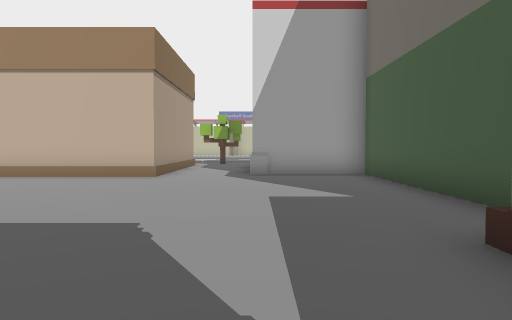
View 1 (above)

24 first-person views from a walk through a scene from a Unity 3-D project. The camera is 1.4 m above the floor, tilts 2° down and sees 70° across. The floor is counted in squares, 2 m on a side. Each view is taken from the middle of a square. On the plan, view 1 faces up. The plan holds only what a view shows up to about 11 squares ahead; the rest is blank. The place goes on beyond the plan.

View 2
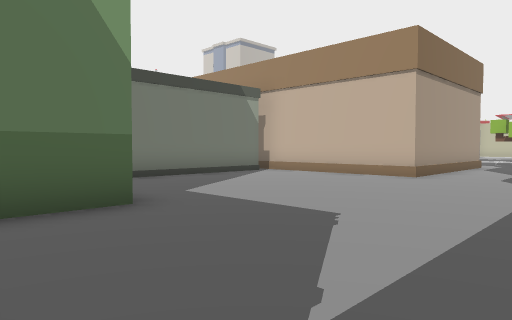

View 3
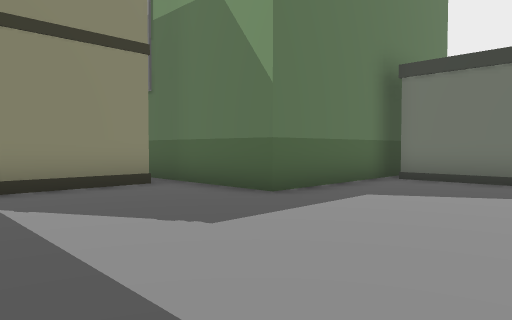

View 4
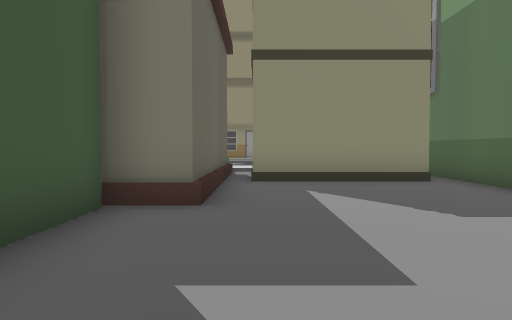

View 5
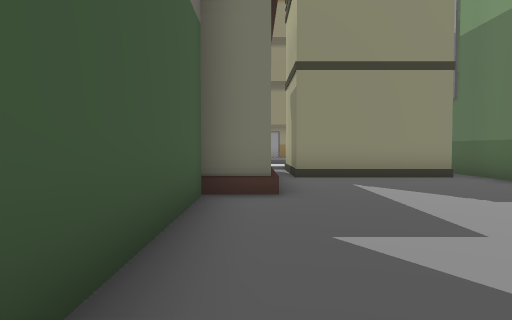

View 6
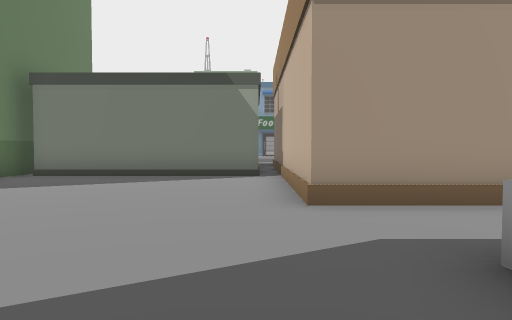

View 7
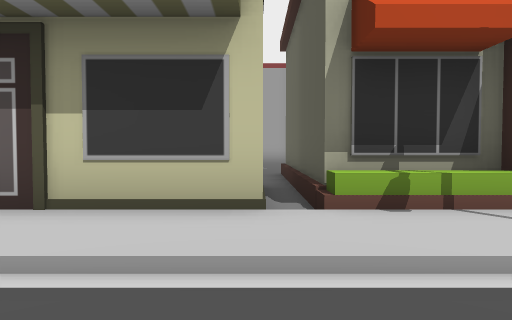

View 8
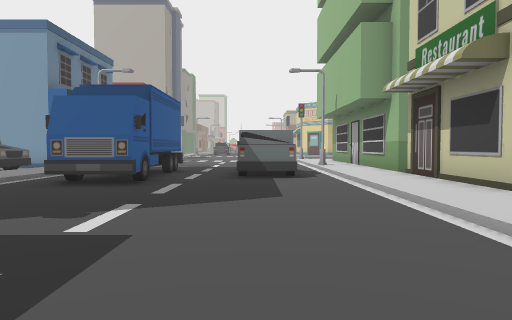

View 9
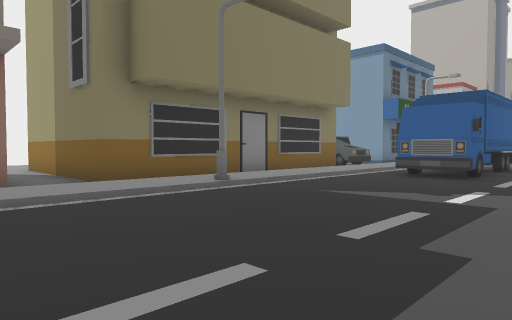

View 10
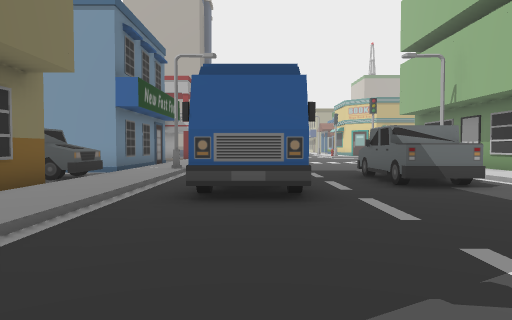

View 11
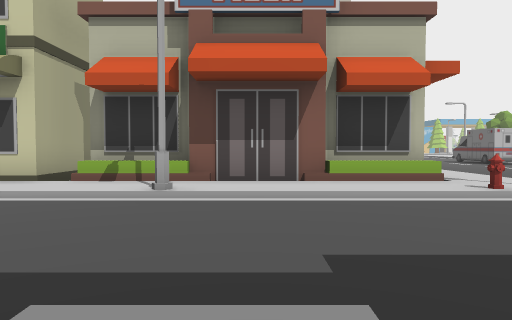

View 12
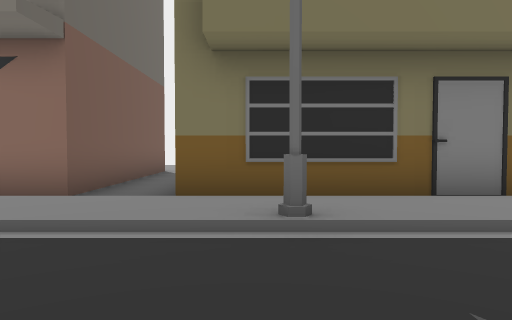

View 13
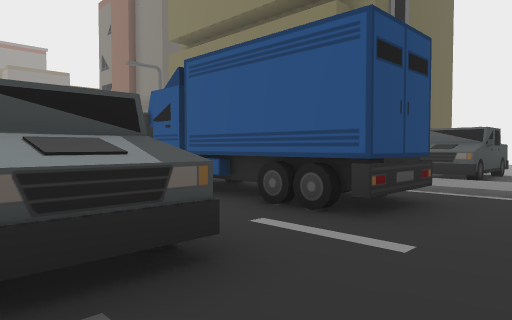

View 14
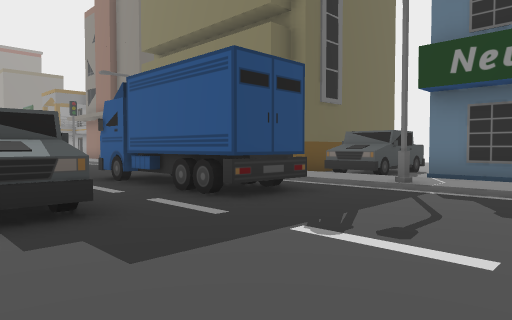

View 15
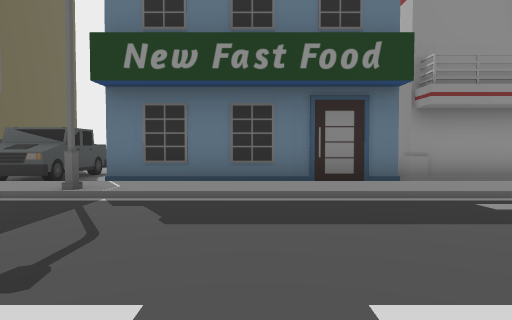

View 16
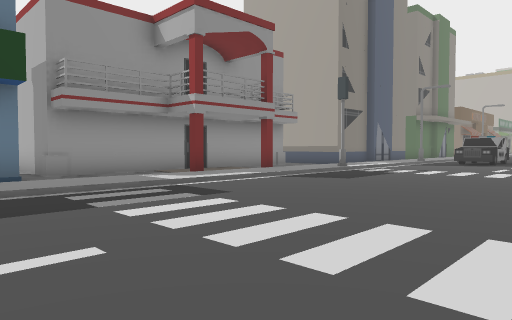

View 17
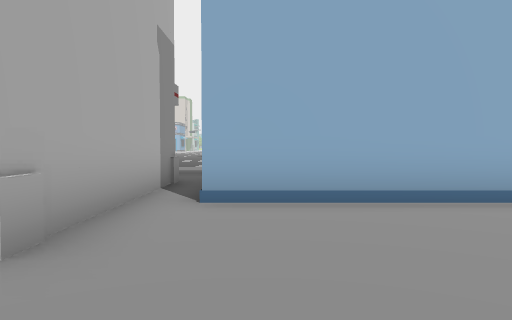

View 18
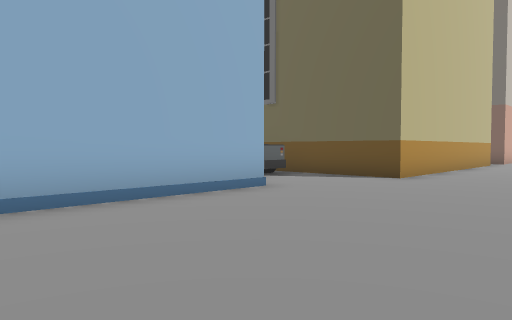

View 19
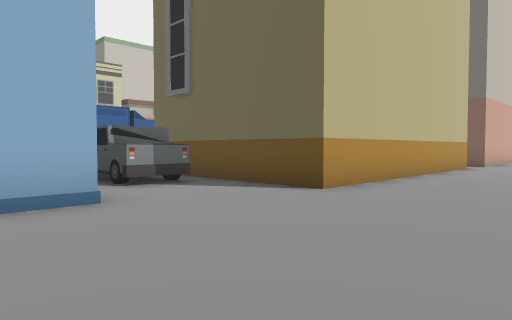

View 20
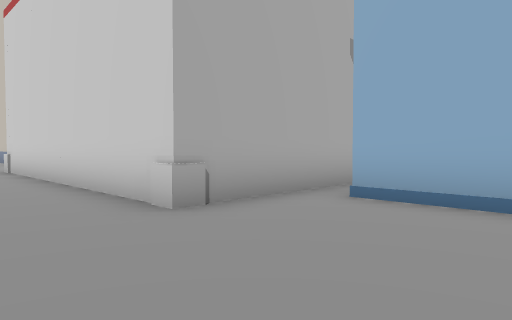

View 21
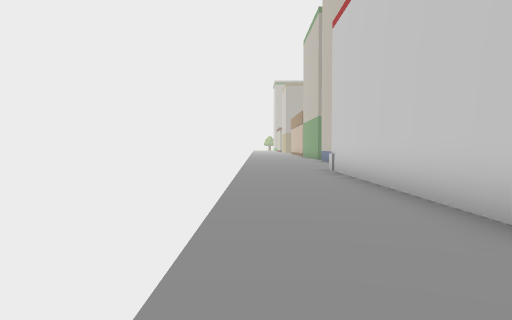

View 22
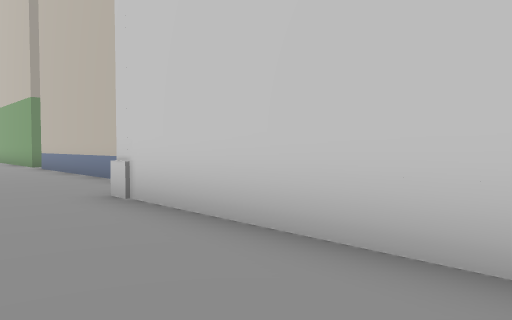

View 23
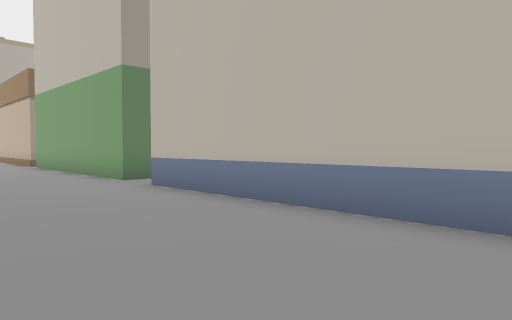

View 24
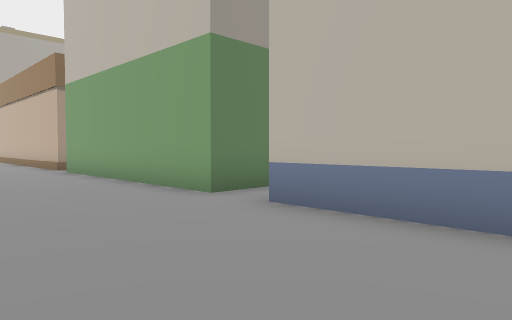

### Floor plan
Key: @ floor where view 1 was taken; # wall or solid block; . main floor; : floor 0.25 m higher than the main floor; / step, stairs or slope; B building; T truck; C container; S streetlight; H hydrant.
Columns run from 37 left of view 1 to 8 right of it. Each row starts with its distance up from view 1.
 10                                   #..####
  9                             #######.....B
  8                               #.........B
  7                               #.........B
  6                               #.........B
  5                               #.........B
  4                               #.........B
  3                               #.........B
  2                           BBBBBBBB.....BB
  1                                  B.....B
  0                                  B...@.B
 -1                                  B.BBBBB
 -2                                  B    BB
 -3                               BBBB BBBBBBBBBBB
 -4                                 ::::::::::::::
 -5                                S/////////S///H
 -6                         .. .. ..TTT...........
 -7                    ........ ....TTT...........
 -8                ..............................
 -9                ...............................
-10                 ................CCCCC.........
-11                  ...............CC CC........
-12                   /////////////S/////////S///
-13                   :::::::::::::::::::::::::::
-14                      #  ..BBBBBBTTBBBBBBBBB.BB
-15                      .....     BTTB       B.B
-16                      ####.     BTTB       B.B
-17                         #.      TTB       B.B
-18       B.                #.BBBBBB..B       B.B
-19 BBBBBBB.BBBBBB          #.........BBBBBBBBB.B
-20 ................#########.................
-21 ..........................................
-22    ...................................
-23         .. .. . .............. ..

Where each view was taken, in squares from view 1:
view 1: 0 up, 0 right, facing up
view 2: 0 up, 1 right, facing up-left
view 3: 6 up, 1 right, facing down-left
view 4: 7 up, 1 right, facing down
view 5: 8 up, 2 right, facing down
view 6: 8 up, 2 right, facing left
view 7: 7 down, 1 right, facing up
view 8: 7 down, 6 right, facing left
view 9: 7 down, 8 right, facing down-left
view 10: 10 down, 4 right, facing left
view 11: 10 down, 5 right, facing up
view 12: 9 down, 4 right, facing down
view 13: 6 down, 7 left, facing down-right
view 14: 6 down, 9 left, facing down-right
view 15: 7 down, 9 left, facing down
view 16: 6 down, 10 left, facing down-left
view 17: 23 down, 11 left, facing up
view 18: 23 down, 11 left, facing up-right
view 19: 23 down, 8 left, facing up-right
view 20: 23 down, 9 left, facing up-left
view 21: 23 down, 10 left, facing left
view 22: 23 down, 16 left, facing up-left
view 23: 23 down, 23 left, facing up-left
view 24: 23 down, 26 left, facing up-left
